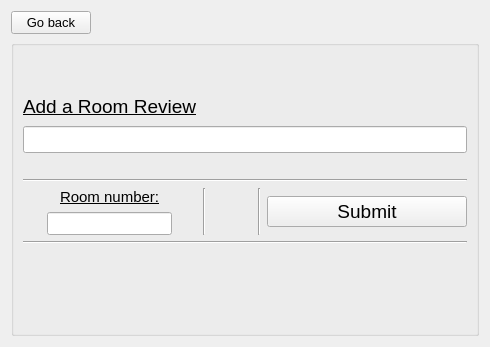
      <widget class="QWidget" name="page_6_addRoomReviewCustomer">
       <property name="font">
        <font>
         <pointsize>10</pointsize>
        </font>
       </property>
       <layout class="QGridLayout" name="gridLayout_25">
        <item row="0" column="0">
         <widget class="QPushButton" name="goBackFromAddRoomReviewButton">
          <property name="text">
           <string>Go back</string>
          </property>
         </widget>
        </item>
        <item row="0" column="1">
         <spacer name="horizontalSpacer_58">
          <property name="orientation">
           <enum>Qt::Orientation::Horizontal</enum>
          </property>
          <property name="sizeHint" stdset="0">
           <size>
            <width>40</width>
            <height>20</height>
           </size>
          </property>
         </spacer>
        </item>
        <item row="1" column="0" colspan="2">
         <widget class="QGroupBox" name="groupBox_9">
          <property name="title">
           <string/>
          </property>
          <layout class="QGridLayout" name="gridLayout_34">
           <item row="0" column="0">
            <spacer name="verticalSpacer_44">
             <property name="orientation">
              <enum>Qt::Orientation::Vertical</enum>
             </property>
             <property name="sizeHint" stdset="0">
              <size>
               <width>20</width>
               <height>40</height>
              </size>
             </property>
            </spacer>
           </item>
           <item row="3" column="0">
            <spacer name="verticalSpacer_32">
             <property name="orientation">
              <enum>Qt::Orientation::Vertical</enum>
             </property>
             <property name="sizeHint" stdset="0">
              <size>
               <width>20</width>
               <height>40</height>
              </size>
             </property>
            </spacer>
           </item>
           <item row="1" column="0">
            <layout class="QGridLayout" name="gridLayout_35">
             <item row="5" column="4" rowspan="2">
              <widget class="QPushButton" name="submitRoomReviewButton">
               <property name="font">
                <font>
                 <pointsize>14</pointsize>
                </font>
               </property>
               <property name="text">
                <string>Submit</string>
               </property>
              </widget>
             </item>
             <item row="0" column="0" alignment="Qt::AlignmentFlag::AlignLeft">
              <widget class="QLabel" name="label_80">
               <property name="font">
                <font>
                 <pointsize>14</pointsize>
                 <underline>true</underline>
                </font>
               </property>
               <property name="text">
                <string>Add a Room Review</string>
               </property>
              </widget>
             </item>
             <item row="5" column="1" rowspan="2">
              <widget class="Line" name="line_14">
               <property name="orientation">
                <enum>Qt::Orientation::Vertical</enum>
               </property>
              </widget>
             </item>
             <item row="0" column="2">
              <spacer name="horizontalSpacer_57">
               <property name="orientation">
                <enum>Qt::Orientation::Horizontal</enum>
               </property>
               <property name="sizeHint" stdset="0">
                <size>
                 <width>40</width>
                 <height>20</height>
                </size>
               </property>
              </spacer>
             </item>
             <item row="2" column="0" colspan="5">
              <widget class="QLineEdit" name="customerRoomReviewLineEdit">
               <property name="font">
                <font>
                 <pointsize>12</pointsize>
                </font>
               </property>
               <property name="text">
                <string/>
               </property>
              </widget>
             </item>
             <item row="5" column="2" rowspan="2" alignment="Qt::AlignmentFlag::AlignHCenter|Qt::AlignmentFlag::AlignVCenter">
              <widget class="QLabel" name="addReviewComment">
               <property name="font">
                <font>
                 <pointsize>12</pointsize>
                </font>
               </property>
               <property name="text">
                <string/>
               </property>
              </widget>
             </item>
             <item row="6" column="0" alignment="Qt::AlignmentFlag::AlignHCenter|Qt::AlignmentFlag::AlignVCenter">
              <widget class="QLineEdit" name="roomNumberLineEditAddReview">
               <property name="text">
                <string/>
               </property>
              </widget>
             </item>
             <item row="3" column="4">
              <spacer name="horizontalSpacer_92">
               <property name="orientation">
                <enum>Qt::Orientation::Horizontal</enum>
               </property>
               <property name="sizeType">
                <enum>QSizePolicy::Policy::Fixed</enum>
               </property>
               <property name="sizeHint" stdset="0">
                <size>
                 <width>200</width>
                 <height>20</height>
                </size>
               </property>
              </spacer>
             </item>
             <item row="4" column="0" colspan="5">
              <widget class="Line" name="line">
               <property name="orientation">
                <enum>Qt::Orientation::Horizontal</enum>
               </property>
              </widget>
             </item>
             <item row="5" column="3" rowspan="2">
              <widget class="Line" name="line_15">
               <property name="orientation">
                <enum>Qt::Orientation::Vertical</enum>
               </property>
              </widget>
             </item>
             <item row="5" column="0" alignment="Qt::AlignmentFlag::AlignHCenter">
              <widget class="QLabel" name="label_83">
               <property name="font">
                <font>
                 <pointsize>11</pointsize>
                 <underline>true</underline>
                </font>
               </property>
               <property name="text">
                <string>Room number:</string>
               </property>
              </widget>
             </item>
             <item row="7" column="0" colspan="5">
              <widget class="Line" name="line_16">
               <property name="orientation">
                <enum>Qt::Orientation::Horizontal</enum>
               </property>
              </widget>
             </item>
             <item row="3" column="2">
              <spacer name="verticalSpacer_47">
               <property name="orientation">
                <enum>Qt::Orientation::Vertical</enum>
               </property>
               <property name="sizeType">
                <enum>QSizePolicy::Policy::Fixed</enum>
               </property>
               <property name="sizeHint" stdset="0">
                <size>
                 <width>20</width>
                 <height>2</height>
                </size>
               </property>
              </spacer>
             </item>
             <item row="1" column="0" colspan="5">
              <spacer name="horizontalSpacer_93">
               <property name="orientation">
                <enum>Qt::Orientation::Vertical</enum>
               </property>
               <property name="sizeType">
                <enum>QSizePolicy::Policy::Fixed</enum>
               </property>
               <property name="sizeHint" stdset="0">
                <size>
                 <width>20</width>
                 <height>2</height>
                </size>
               </property>
              </spacer>
             </item>
            </layout>
           </item>
           <item row="2" column="0">
            <spacer name="verticalSpacer_46">
             <property name="orientation">
              <enum>Qt::Orientation::Vertical</enum>
             </property>
             <property name="sizeHint" stdset="0">
              <size>
               <width>20</width>
               <height>40</height>
              </size>
             </property>
            </spacer>
           </item>
          </layout>
         </widget>
        </item>
       </layout>
      </widget>
